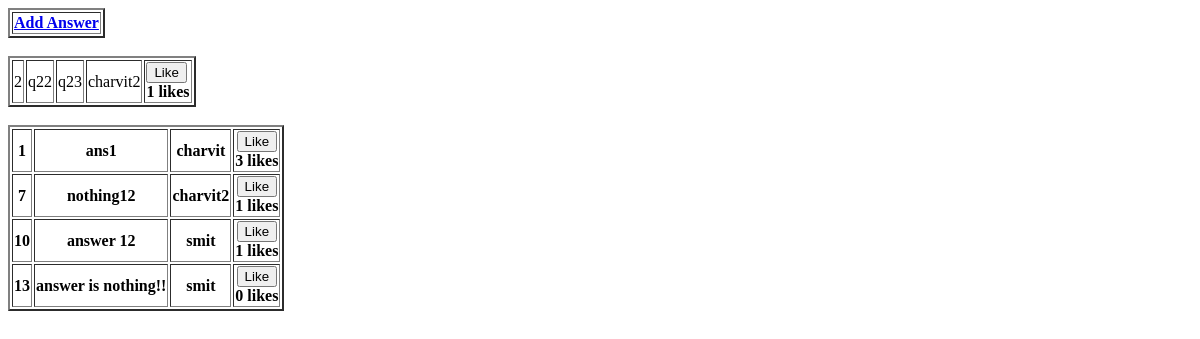
Before: /question/2/ (signed in) with the older database file.
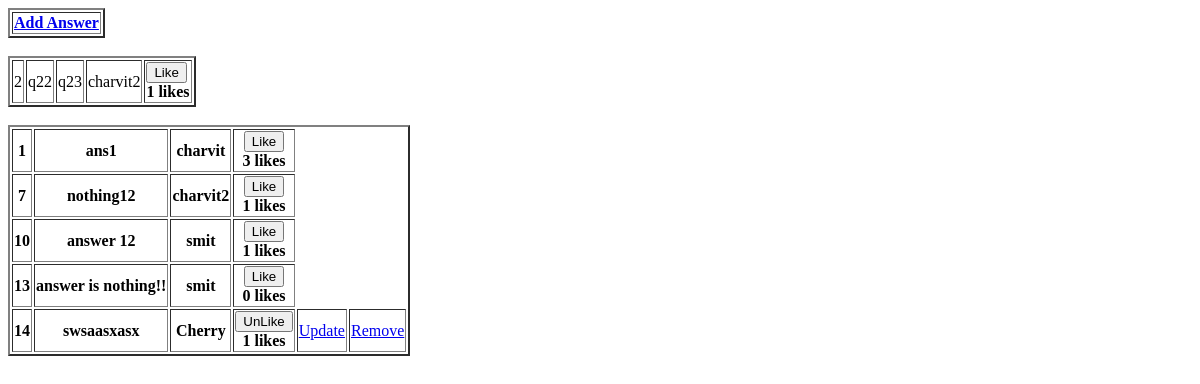
After: the same page with the newer database file.
### question/models.py (models this page shows, shortened)
class Answer(models.Model):
    answer = models.CharField(max_length=300)
    question = models.ForeignKey(
        Question, on_delete=models.CASCADE, related_name="question_answer", blank=True)
    auth = models.ForeignKey(
        Account, on_delete=models.CASCADE, related_name="auth_answer", blank=True)
    like = models.ManyToManyField(
        Account, related_name="answer_like", default=None, blank=True)
    created = models.DateTimeField(auto_now_add=True)
    updated = models.DateTimeField(auto_now=True)

### account/models.py (models this page shows, shortened)
class Account(AbstractBaseUser):
    email = models.EmailField(verbose_name="email", max_length=60, unique=True)
    username = models.CharField(max_length=30, unique=True)
    date_joined = models.DateTimeField(
        verbose_name='date joined', auto_now_add=True)
    last_login = models.DateTimeField(verbose_name='last login', auto_now=True)
    is_admin = models.BooleanField(default=False)
    is_active = models.BooleanField(default=True)
    is_staff = models.BooleanField(default=False)
    is_superuser = models.BooleanField(default=False)
    profile_image = models.ImageField(max_length=255, upload_to=get_profile_image_filepath,
                                      null=True, blank=True, default=get_default_profile_image)
    hide_email = models.BooleanField(default=True)
    USERNAME_FIELD = 'email'
    REQUIRED_FIELDS = ['username']
    objects = MyAccountManager()
    def __str__(self):
        return self.username

### question/views.py (the view)
# urls.py: path('<question_id>/', question_view, name="question"),
def question_view(request, *args, **kwargs):
    context = {}
    user = request.user
    question_id = kwargs.get("question_id")
    if user.is_authenticated:
        try:
            question = Question.objects.get(id=question_id)
            answer = Answer.objects.filter(question=question)
            account = Account.objects.get(id=user.id)
        except Question.DoesNotExist:
            return HttpResponse("That question doesn't exist.")
        if question:
            context['question'] = question
        if answer:
            context['answer'] = answer
        answer_owner = answer.filter(auth=account)
        is_self = True
        is_friend = False
        if user.is_authenticated and question.auth != user:
            is_self = False
        elif not user.is_authenticated:
            is_self = False
        context['answer_owner'] = answer_owner
        context['is_self'] = is_self
        context['is_friend'] = is_friend
        context['BASE_URL'] = settings.BASE_URL
    return render(request, 'question/eachquestion.html', context)

### notification/views.py (called while the page is built)
def CountNotification(request):
	count_notifications = 0;
	if request.user.is_authenticated:
		count_notifications = Notification.objects.filter(receiver=request.user, is_seen=False).count()
	return {'count_notifications': count_notifications}

### question/templates/question/eachquestion.html (shortened to what this page needs)
<!DOCTYPE html>
<html>
  <body>
    <table border="2">
      <tr>
        <th>
          <a href="{% url 'question:add_answer' question_id=question.id %}"
            >Add Answer</a
          >
        </th>
      </tr>
    </table>
    <br />
    <table border="2">
      <tr>
        <td>{{question.id}}</td>
        <td>{{question.title}}</td>
        <td>{{question.question}}</td>
        <td>{{question.auth}}</td>
        <td>
          <form
            action="{% url 'question:question_like' question_id=question.id %}"
            method="POST"
          >
            {% if user not in question.like.all %}
            <button type="submit">Like</button>
            {% else %}
            <button type="submit">UnLike</button>
            {% endif %}
          </form>
          <strong>{{question.like.all.count}} likes</strong>
        </td>
      </tr>
    </table>
    <br />
    <table border="2">
      {% for ans in answer %}
      <tr>
        <th>{{ans.id}}</th>
        <th>{{ans.answer}}</th>
        <th>{{ans.auth}}</th>
        <th>
          <form
            action="{% url 'question:like' question_id=question.id %}"
            method="POST"
          >
            {% if user not in ans.like.all %}
            <button type="submit">Like</button>
            {% else %}
            <button type="submit">UnLike</button>
            {% endif %}
          </form>
          <strong>{{ans.like.all.count}} likes</strong>
        </th>
        {% for a in answer_owner %} {% if a == ans %}
        <td>
          <a
            href="{% url 'question:edit_answer' question_id=question.id answer_id=ans.id %}"
            >Update</a
          >
        </td>
        <td>
          <a
            href="{% url 'question:remove_answer' question_id=question.id answer_id=ans.id %}"
            >Remove</a
          >
        </td>
        {% endif %} {% endfor %}
      </tr>
      {% endfor %}
    </table>
  </body>
</html>

Changed rows visible on the page:
added Answer: id "14", answer "swsaasxasx", auth "Cherry", shows "UnLike", like.all.count "1", shows "Update"
